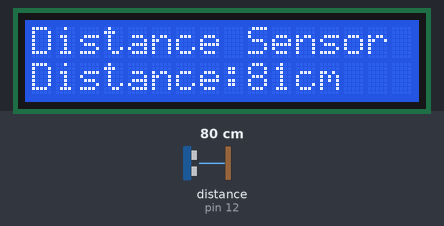
Simulated run of this sketch. Board: Arduino Uno, built with avr-gcc and run on an emulated ATmega328P. On the bench: 16×2 character LCD. The test bench sets the inputs (shaded band); at power-on: distance to the obstacle (sensor on pin 12) 80 cm. The echo pulse lasts 58.3 µs per cm; what the sketch prints to the serial monitor is not drawn.

Above: at 1.2 s.
1.3 s: distance to the obstacle (sensor on pin 12) set to 120 cm
At 2.1 s:
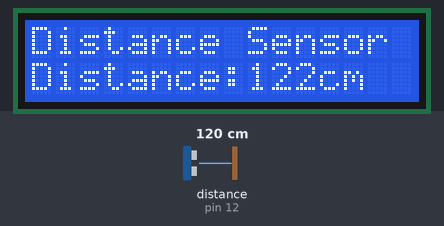
2.8 s: distance to the obstacle (sensor on pin 12) set to 2 cm
At 3.7 s:
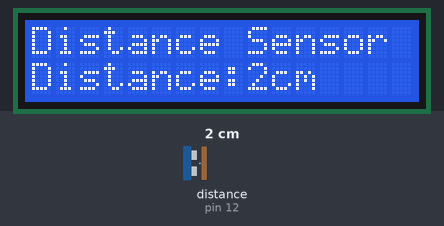
4.3 s: distance to the obstacle (sensor on pin 12) set to 4 cm
At 5.0 s:
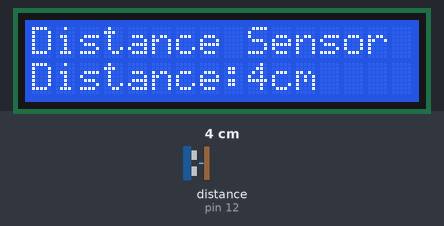
5.8 s: distance to the obstacle (sensor on pin 12) set to 60 cm
At 6.8 s:
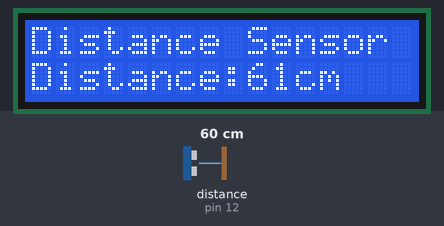
Timing chart, 0 to 8.3 s (numbered marks = the images above; inputs shaded):
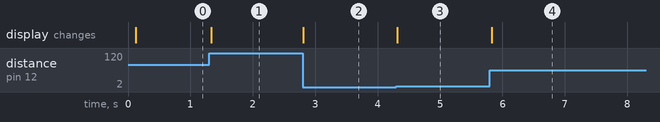

Measured:
- after the input at 1.3 s, the display: changes at once (image 1)
- after the input at 2.8 s, the display: changes at once (image 2)
- after the input at 4.3 s, the display: changes at once (image 3)
- after the input at 5.8 s, the display: changes at once (image 4)

The sketch:

HC-SR04_LCD_Shield.ino
```cpp
#include <LiquidCrystal.h>
#include <NewPing.h>
#define TRIGGER_PIN  11
#define ECHO_PIN     12
#define MAX_DISTANCE 200

NewPing sonar(TRIGGER_PIN, ECHO_PIN, MAX_DISTANCE);
const int rs = 8, en = 9, d4 = 4, d5 = 5, d6 = 6, d7 = 7;
LiquidCrystal lcd(rs, en, d4, d5, d6, d7);

void setup() {
  Serial.begin(9600);
  lcd.begin(16, 2);
  lcd.setCursor(0,0);
  lcd.print("Distance Sensor");
}

void loop() {
 delay(50);
  Serial.print("Ping: ");
  Serial.print(sonar.ping_cm());
  Serial.println("cm");
  lcd.setCursor(0,1);
  lcd.print("Distance:");
  lcd.print(sonar.ping_cm());
  lcd.print("cm  ");
}
```
